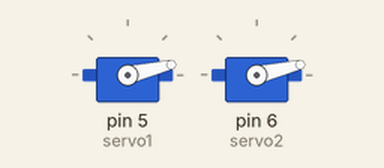
Simulated run of this sketch. Board: Arduino Uno, built with avr-gcc and run on an emulated ATmega328P. On the bench: 2 × servo.

Above: at 0.05 s.
At 1.75 s:
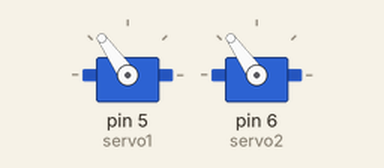
At 3.45 s:
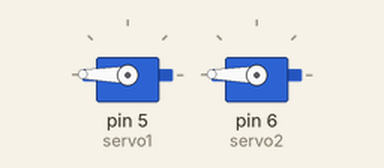
At 6.9 s:
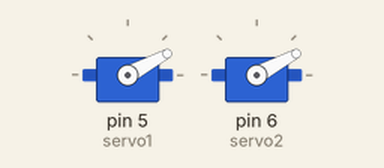
Timing chart, 0 to 9.3 s (numbered marks = the images above):
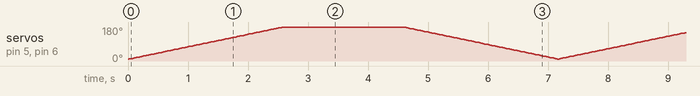

The sketch:

micro_servo.ino
```cpp
    #include <Servo.h>
    Servo servo1;
    Servo servo2;
    int angle = 10;
    void setup() {
      servo1.attach(5);
      servo2.attach(6);
      servo1.write(angle);
      servo2.write(angle);
    }
    void loop()
    {
     // scan from 0 to 180 degrees
      for(angle = 10; angle < 180; angle++)
      {
        servo1.write(angle);
        servo2.write(angle);
        delay(15);
      }
      delay(2000);
      // now scan back from 180 to 0 degrees
      for(angle = 180; angle > 10; angle--)
      {
        servo1.write(angle);
        servo2.write(angle);
        delay(15);
      }
    }
```
